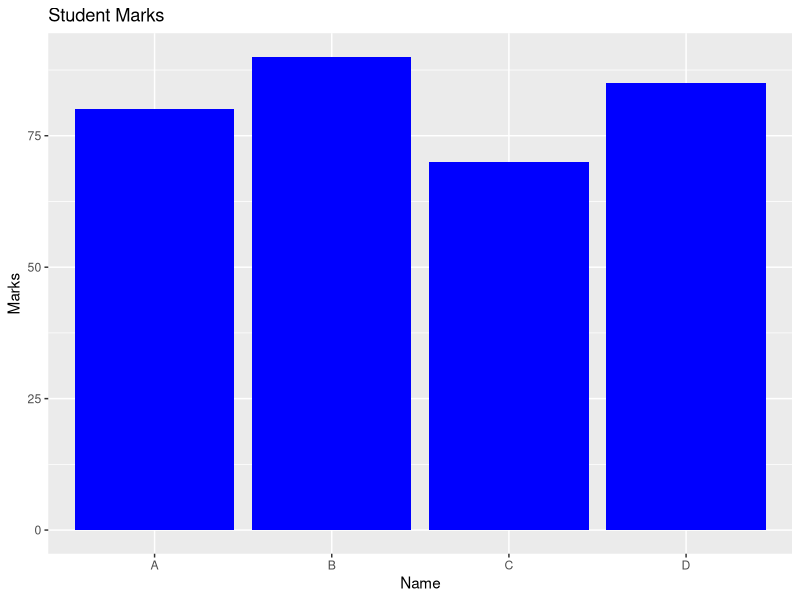
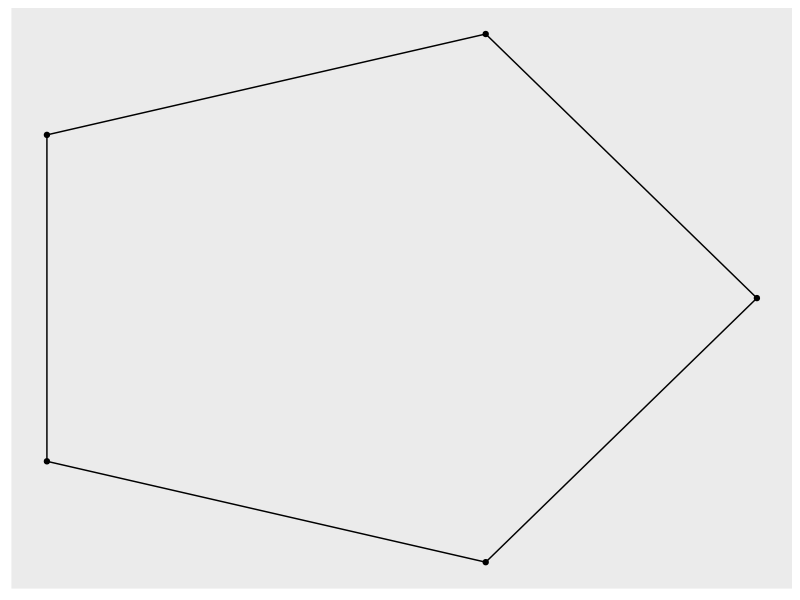

Here is the R script that generated these plots, in order:
install.packages("ggplot2")
library(ggplot2)
data <- data.frame(
Name = c("A", "B", "C", "D"),
Marks = c(80, 90, 70, 85)
)
ggplot(data, aes(x = Name, y = Marks)) +
geom_bar(stat = "identity", fill = "blue") +
labs(
title = "Student Marks",

x = "Name",
y = "Marks"
)



install.packages("igraph")
library(igraph)
library(ggraph)

g <- make_ring(5)

ggraph(g, layout = "circle") +
  geom_edge_link() +
  geom_node_point()
